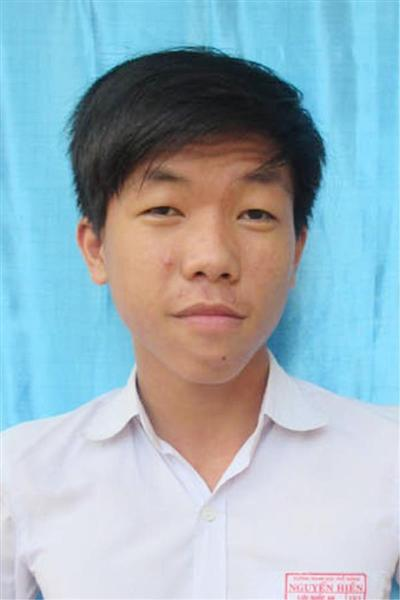
#> input picture backend_api/resources/images/originals/it/k18/102180153.jpg, 400 x 600 px, found by its file name; its folder holds 4 pictures in this run
$ python extract_3x4.py
#> lines starting #> are read from the running program, lines starting #| are printed output that depends on the picture; pictures that were not available may be replaced by others from this repository, and a replacement may not be noted
import os
import cv2

INPUT_PATH = '/media/chautruonglong/Data/University/Nam-3/Ky-2/PBL5-ky-thuat-may-tinh/Main-project/Dataset-3x4/Cong-nghe-thong-tin/K18/'
OUTPUT_PATH = '/media/chautruonglong/Data/University/Nam-3/Ky-2/PBL5-ky-thuat-may-tinh/Main-project/Main-Dataset/data/1814/'

HAARCASADE_PATH = '/home/chautruonglong/Desktop/Face-Recognition/models/premodels/haarcascade/haarcascade_frontalface_default.xml'

MIN_ID = 102180153
MAX_ID = 102180196

detector = cv2.CascadeClassifier(HAARCASADE_PATH)

for id in range(MIN_ID, MAX_ID):

    path = OUTPUT_PATH + str(id)
    if not os.path.exists(path):
        os.makedirs(path)

    num = len(os.listdir(path))

    img = cv2.imread(INPUT_PATH + str(id) + '.jpg')
#> img is the input picture: shape (600, 400, 3); mean B, G, R 187.8, 177.6, 155.8
    faces = detector.detectMultiScale(img, 1.2, 4)
#> faces = [[84, 120, 243, 243]]

    for x, y, w, h in faces:
        new_img = img[y:y + h, x:x + w]
        file = path + '/' + str(id) + '_' + str(num) + '.png'
        cv2.imwrite(file, new_img)
        print('Saving ' + file)
        num += 1
#> this loop made 1 pass
#> (x, y, w, h, num) on pass 1: (84, 120, 243, 243, 2)
#| Saving /media/chautruonglong/Data/University/Nam-3/Ky-2/PBL5-ky-thuat-may-tinh/Main-project/Main-Dataset/data/1814/102180153/102180153_1.png
#> pass 1, `new_img = img[y:y + h, x:x + w]`:
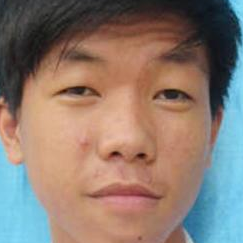
#> new_img: shape (243, 243, 3); mean B, G, R 111.8, 122, 139.5
#> after the loop, num = 2
#> pass 2 of the loop `for id in range(MIN_ID, MAX_ID):`:
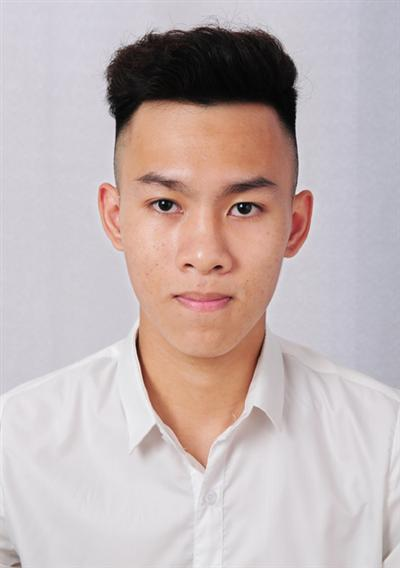
#> input picture backend_api/resources/images/originals/it/k18/102180154.jpg, 400 x 568 px, found by its file name
#> img is the input picture: shape (568, 400, 3); mean B, G, R 180.5, 181, 195.4
#> faces = [[86, 112, 238, 238]]
#> the loop `for x, y, w, h in faces:` made 1 pass
#> (x, y, w, h, num) on pass 1: (86, 112, 238, 238, 2)
#> (printed output is left out)
#> pass 1, `new_img = img[y:y + h, x:x + w]`:
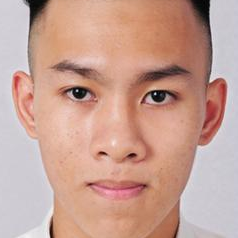
#> new_img: shape (238, 238, 3); mean B, G, R 148, 160.7, 199.3
#> after the loop `for x, y, w, h in faces:`: num = 2
#> pass 3 of the loop `for id in range(MIN_ID, MAX_ID):`:
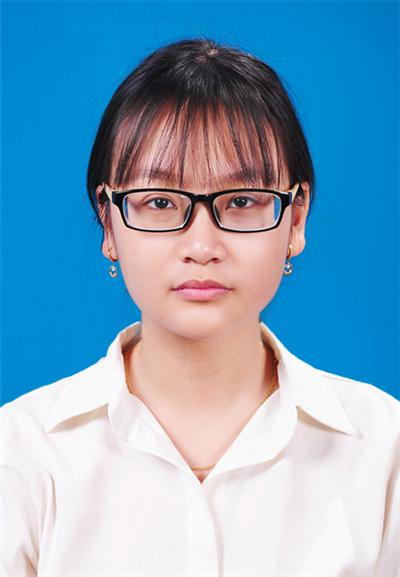
#> input picture backend_api/resources/images/originals/it/k18/102180155.jpg, 400 x 577 px, found by its file name
#> img is the input picture: shape (577, 400, 3); mean B, G, R 192.2, 165.1, 124.3
#> faces = [[95, 121, 218, 218]]
#> the loop `for x, y, w, h in faces:` made 1 pass
#> (x, y, w, h, num) on pass 1: (95, 121, 218, 218, 2)
#> (printed output is left out)
#> pass 1, `new_img = img[y:y + h, x:x + w]`:
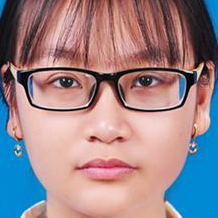
#> new_img: shape (218, 218, 3); mean B, G, R 137.7, 132.2, 152.2
#> after the loop `for x, y, w, h in faces:`: num = 2
#> the loop made 43 passes; the first 3 are shown
